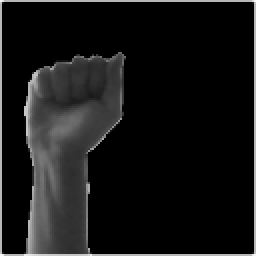
//> input picture Avance Francisco Frez/SVM_reconocedorLetras/TomaFoto/A/A10.png, 128 x 128 px, given in place of the camera (shown 2 times larger)
$ ./tomaFoto   (built with g++ and OpenCV 4)
//> lines starting //> are read from the running program, lines starting //| are printed output that depends on the picture; after the words box and inside, x2 and y2 are one past the last pixel; in counts of white or black regions, pixels touching at a corner belong together
#include <iostream>
#include <opencv2/highgui.hpp>
#include <opencv2/imgproc.hpp>
#include "opencv2/objdetect.hpp"
#include <opencv2/ml.hpp>


using namespace cv::ml;
using namespace cv;
using namespace std;

int SZ = 200;
float affineFlags = WARP_INVERSE_MAP | INTER_LINEAR;

Mat deskew(Mat& img) {
	Moments m = moments(img);
	if (abs(m.mu02) < 1e-2) {
		return img.clone();
	}
	float skew = m.mu11 / m.mu02;
	Mat warpMat = (Mat_<float>(2, 3) << 1, skew, -0.5*SZ*skew, 0, 1, 0);
	Mat imgOut = Mat::zeros(img.rows, img.cols, img.type());
	warpAffine(img, imgOut, warpMat, imgOut.size(), affineFlags);

	return imgOut;
}

HOGDescriptor hog(
	Size(200, 200), //winSize
	Size(8, 8), //blocksize
	Size(4, 4), //blockStride,
	Size(8, 8), //cellSize,
	9, //nbins,
	1, //derivAper,
	-1, //winSigma,
	0, //histogramNormType,
	0.2, //L2HysThresh,
	0,//gammal correction,
	64,//nlevels=64
	1);


int main()
{
	VideoCapture cap(0); // open the default camera
	if (!cap.isOpened())  // check if we succeeded
		return -1;

	Mat video;
	namedWindow("Video", 1);

	Rect Rec(100, 70, 200, 200);

	char WaitKeyStatus;
	string imageName;
	int a = 0;
	int b = 0;
	int c = 0;
	int nada = 0;

	Mat back, fore, fore_thresh, mask;
	cap >> back;
//> back is the input picture: 128 rows x 128 cols, CV_8UC3; min 0, max 250, mean 22
	cvtColor(back, back, CV_BGR2GRAY);
//> back: 128 rows x 128 cols, CV_8UC1
	imshow("Back", back);

	for (;;)
	{
		Mat frame;
		cap >> frame; // get a new frame from camera
		cvtColor(frame, video, CV_BGR2GRAY);
		rectangle(video, Rec, Scalar(255), 1, 8, 0);
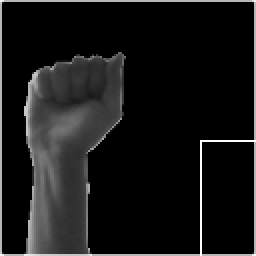
//> video: 128 rows x 128 cols, CV_8UC1 (shown 2 times larger); min 0, max 255, mean 23.3
		imshow("Video", video);

		absdiff(video, back, fore);
		threshold(fore, mask, 10, 255, THRESH_BINARY);
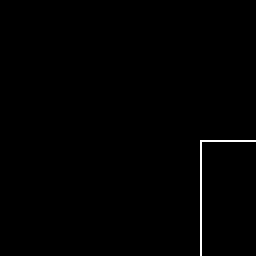
//> mask: 128 rows x 128 cols, CV_8UC1 (shown 2 times larger); 0.52% white in thin lines or dots, all inside (x1, y1, x2, y2) = (100, 70, 128, 128)

		Mat structuringElement = cv::getStructuringElement(cv::MORPH_ELLIPSE, cv::Size(5, 5));
		morphologyEx(mask, mask, cv::MORPH_CLOSE, structuringElement);
		imshow("Thresh", mask);

		bitwise_and(video, mask, fore);
		imshow("Fore", fore);

//> (the run ends here: the program stops with an error, at `Mat Roi = fore(Rec);`)

$ run again, on Avance Francisco Frez/SVM_reconocedorLetras/TomaFoto/A/A11.png
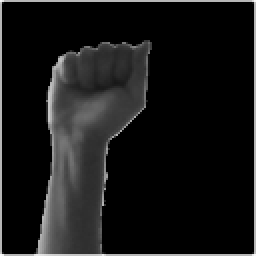
//> input picture Avance Francisco Frez/SVM_reconocedorLetras/TomaFoto/A/A11.png, 128 x 128 px, given in place of the camera (shown 2 times larger)
//> back is the input picture: 128 rows x 128 cols, CV_8UC3; min 0, max 251, mean 22.9
//> back: 128 rows x 128 cols, CV_8UC1
//> `rectangle(video, Rec, Scalar(255), 1, 8, 0);`:
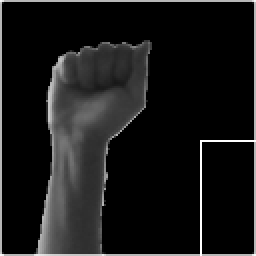
//> video: 128 rows x 128 cols, CV_8UC1 (shown 2 times larger); min 0, max 255, mean 24.2

$ run again, on Avance Francisco Frez/SVM_reconocedorLetras/TomaFoto/A/A12.png
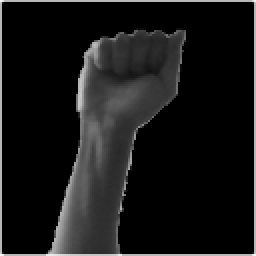
//> input picture Avance Francisco Frez/SVM_reconocedorLetras/TomaFoto/A/A12.png, 128 x 128 px, given in place of the camera (shown 2 times larger)
//> back is the input picture: 128 rows x 128 cols, CV_8UC3; min 0, max 250, mean 23.4
//> back: 128 rows x 128 cols, CV_8UC1
//> `rectangle(video, Rec, Scalar(255), 1, 8, 0);`:
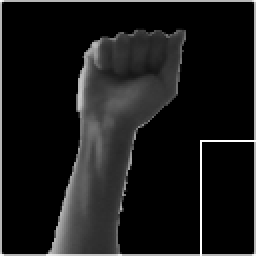
//> video: 128 rows x 128 cols, CV_8UC1 (shown 2 times larger); min 0, max 255, mean 24.7

$ run again, on Avance Francisco Frez/SVM_reconocedorLetras/TomaFoto/A/A13.png
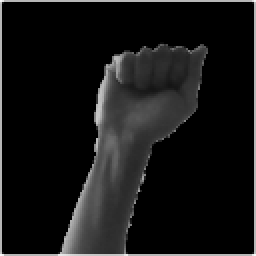
//> input picture Avance Francisco Frez/SVM_reconocedorLetras/TomaFoto/A/A13.png, 128 x 128 px, given in place of the camera (shown 2 times larger)
//> back is the input picture: 128 rows x 128 cols, CV_8UC3; min 0, max 251, mean 21.9
//> back: 128 rows x 128 cols, CV_8UC1
//> `rectangle(video, Rec, Scalar(255), 1, 8, 0);`:
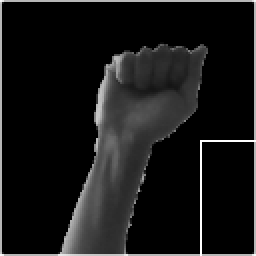
//> video: 128 rows x 128 cols, CV_8UC1 (shown 2 times larger); min 0, max 255, mean 23.2
